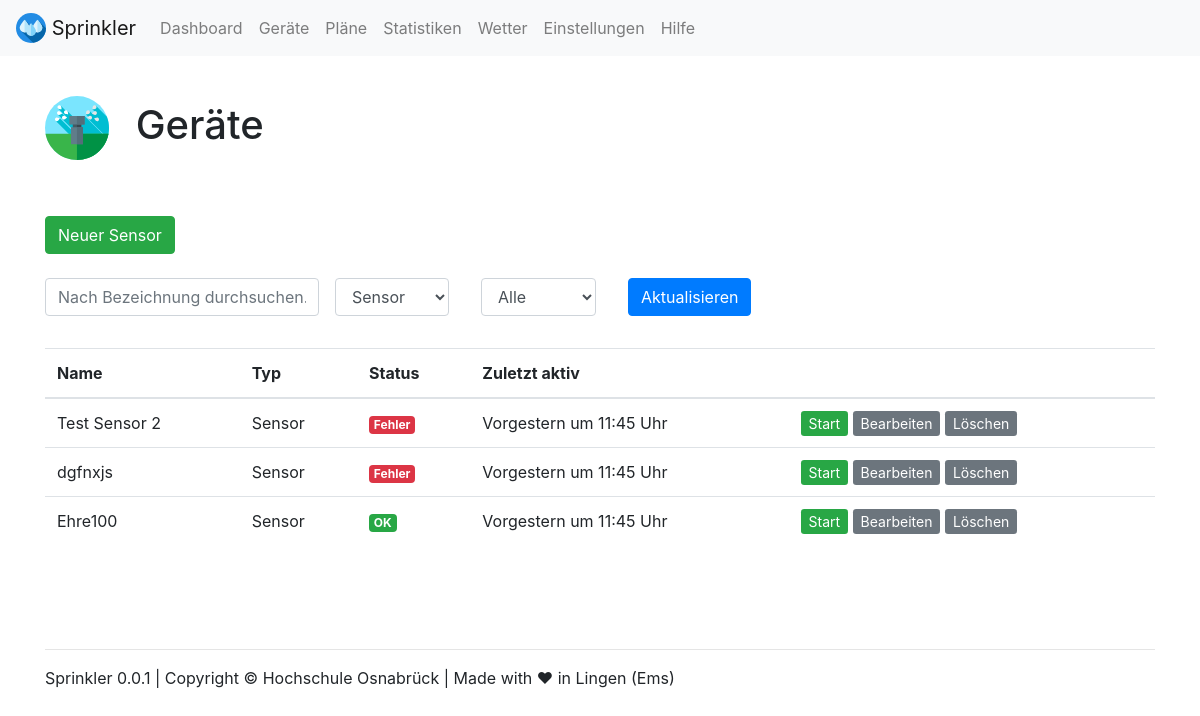
The page /devices/?device=Sensor on the database its author committed.
### webapp/models.py (models this page shows, shortened)
class Sensor(models.Model):
    name = models.CharField(max_length=200)
    status = models.CharField(
        max_length=10,
        choices=STATUS_CHOICES,
        default='OK',
    )
    curr_active = models.BooleanField(default=False)
    device_type = 'Sensor'

### webapp/views.py (the view)
# urls.py: path('devices/', views.devices, name='devices'),
def devices(request):
    args = {}
    args['filter_name'] = request.GET.get('name', '')
    args['filter_device'] = request.GET.get('device', '')
    args['filter_status'] = request.GET.get('status', '')
    check = 0
    if args['filter_device'] == 'Pumpe':
        q = Pump.objects
        args['edit_key'] = 2
        args['type_name'] = 'pump'
    if args['filter_device'] == 'Sensor':
        q = Sensor.objects
        args['edit_key'] = 1
        args['type_name'] = 'sensor'
    if args['filter_device'] == 'Sprinkler':
        q = Sprinkler.objects
        args['edit_key'] = 0
        args['type_name'] = 'sprinkler'
    if args['filter_device'] == '':
        q = Sprinkler.objects
        args['edit_key'] = 0
        args['filter_device'] = 'Sprinkler'
        args['type_name'] = 'sprinkler'
    if(args['filter_name']!=''):
        q = q.filter(name__contains=args['filter_name'])
        check = 1
    if(args['filter_status'] == 'OK' or args['filter_status'] == 'Warnung' or args['filter_status'] == 'Fehler'):
        q = q.filter(status__contains=args['filter_status'])
        check = 1
    if(check == 0):
        q = q.all()
    args['devices'] = q
    return TemplateResponse(request, "devices.html", args)

### webapp/templates/devices.html (shortened to what this page needs)
{% load static %}
{% include "views/top.html" %}
<br>
<h1><img src="{% static 'webapp/img/icons/sprinkler.svg' %}" width="64" class="mr-3"> Geräte</h1>
<br><br>
  {% if filter_device == 'Sensor' %}<a target="_blank" class="btn btn-success" href="{% url 'device_create' 1 %}" role="button">Neuer Sensor</a>{% endif %}
<br>
<br>
<form class="form-inline" method="GET" action="{% url 'devices' %}">
  <div class="form-group mb-2">
    <input value="{{ filter_name }}" name="name" type="text" class="form-control" placeholder="Nach Bezeichnung durchsuchen...">
  </div>
  <div class="form-group mx-sm-3 mb-2">
    <select name="device" id="inputState" class="form-control">
        <option {% if filter_device == 'Sensor' %} selected {% endif %}>Sensor</option>
    </select>
  </div>
  <div class="form-group mx-sm-3 mb-2">
    <select name="status" id="inputState" class="form-control">
        <option {% if filter_status == 'Alle' %} selected {% endif %}>Alle</option>
    </select>
  </div>
  <div class="form-group mx-sm-3 mb-2">
    <button type="submit" class="btn btn-primary">Aktualisieren</button>
  </div>
</form>
<br>
{% if devices %}
<table class="table table-hover">
  <thead>
    <tr>
      <th scope="col">Name</th>
      <th scope="col">Typ</th>
      <th scope="col">Status</th>
      <th scope="col">Zuletzt aktiv</th>
      <th scope="col"></th>
    </tr>
  </thead>
  <tbody>
    {% for device in devices %}
    <tr {% if device.curr_active == True %} class="table-success" {% endif %}>
      <td scope="row">{{ device.name }}</td>
      <td>{{ device.device_type }}</td>
      <td>
        {% if device.status == 'OK' %}
        <span class="badge badge-success">OK</span>
        {% endif %}
        {% if device.status == 'Fehler' %}
        <span class="badge badge-danger">Fehler</span>
        {% endif %}
      </td>
      <td>Vorgestern um 11:45 Uhr</td>
      <td>
        {% if device.curr_active == False %}
        <a class="btn-sm btn-success" href="{% url 'device_start' edit_key device.id %}" role="button">Start</a>
        {% else %}
        <a class="btn-sm btn-danger" href="{% url 'device_stop' edit_key device.id %}" role="button">Stop</a>
        {% endif %}
        <a class="btn-sm btn-secondary" href="{% url 'device_edit' edit_key device.id %}" role="button">Bearbeiten</a>
        <a onclick="return confirm('Soll das Gerät {{ device.name }} gelöscht werden?')" class="btn-sm btn-secondary" href="{% url 'device_delete' edit_key device.id %}" role="button">Löschen</a>
      </td>
    </tr>
    {% endfor %}
  </tbody>
</table>
{% endif %}
{% include "views/footer.html" %}
{% include "views/bottom.html" %}

### rows shown on the page
Sensor: name "Test Sensor 2", device_type "Sensor", status "Fehler", curr_active "Start"
Sensor: name "dgfnxjs", device_type "Sensor", status "Fehler", curr_active "Start"
Sensor: name "Ehre100", device_type "Sensor", status "OK", curr_active "Start"
